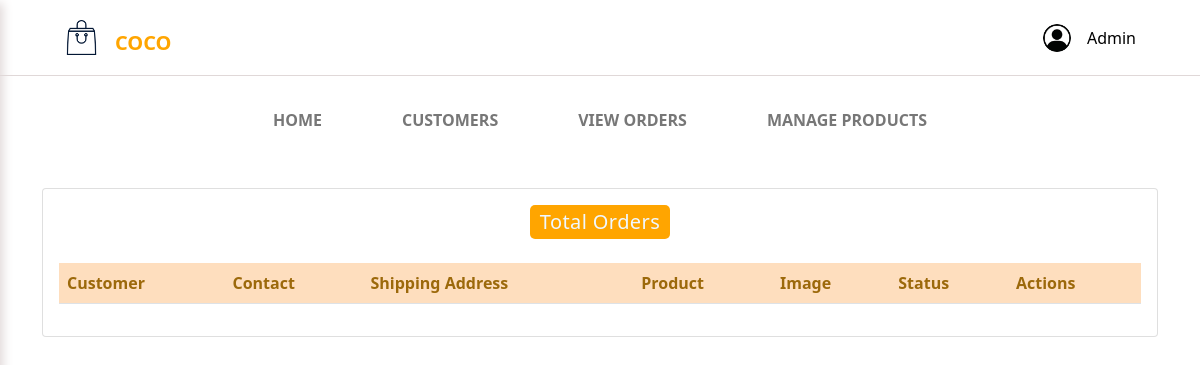
The app's page /admin-view-booking (signed in), older data.
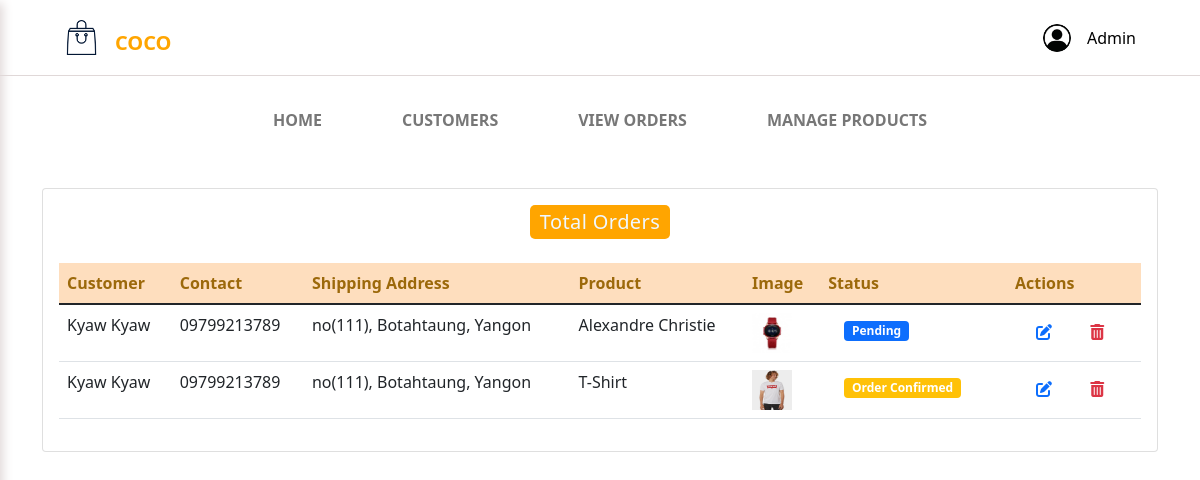
The same page, newer data.
### ecom/models.py (models this page shows, shortened)
class Customer(models.Model):
    user=models.OneToOneField(User,on_delete=models.CASCADE)
    profile_pic= models.ImageField(upload_to='profile_pic/CustomerProfilePic/',null=True,blank=True)
    address = models.CharField(max_length=40)
    mobile = models.CharField(max_length=20,null=False)
    @property
    def get_name(self):
        return self.user.first_name+" "+self.user.last_name

class Orders(models.Model):
    STATUS =(
        ('Pending','Pending'),
        ('Order Confirmed','Order Confirmed'),
        ('Out for Delivery','Out for Delivery'),
        ('Delivered','Delivered'),
    )
    customer=models.ForeignKey('Customer', on_delete=models.CASCADE,null=True)
    product=models.ForeignKey('Product',on_delete=models.CASCADE,null=True)
    email = models.CharField(max_length=50,null=True)
    address = models.CharField(max_length=500,null=True)
    mobile = models.CharField(max_length=20,null=True)
    order_date= models.DateField(auto_now_add=True,null=True)
    status=models.CharField(max_length=50,null=True,choices=STATUS)

class Product(models.Model):
    name=models.CharField(max_length=40)
    product_image= models.ImageField(upload_to='product_image/',null=True,blank=True)
    category= models.ForeignKey(Category,on_delete=models.CASCADE,default=True,null=False)
    price = models.PositiveIntegerField()
    description=models.CharField(max_length=40)
    quantity = models.PositiveIntegerField()
    size_variant = models.ManyToManyField(SizeVariant , blank=True)

### ecom/views.py (the view)
# urls.py: path('admin-view-booking', views.admin_view_booking_view,name='admin-view-booking'),
@login_required(login_url='adminlogin')
def admin_view_booking_view(request):
    orders=models.Orders.objects.all()
    ordered_products=[]
    ordered_bys=[]
    for order in orders:
        ordered_product=models.Product.objects.all().filter(id=order.product.id)
        ordered_by=models.Customer.objects.all().filter(id = order.customer.id)
        ordered_products.append(ordered_product)
        ordered_bys.append(ordered_by)
    return render(request,'ecom/admin_view_booking.html',{'data':zip(ordered_products,ordered_bys,orders)})

### templates/ecom/admin_view_booking.html (shortened to what this page needs)
{% extends 'ecom/admin_base.html' %}
{% load static %}
{% block content %}
<br>
<div class="container" >
  <div class="card table-cards">
    <h5 class="mx-auto title mt-3">Total Orders</h5>
    <div class="card-body table-responsive-lg">
      <table class="table table-hover">
        <thead style="background-color: #fedebe; color: rgb(156, 105, 11)">
          <tr>
            <th>Customer</th>
            <th>Contact</th>
            <th>Shipping Address</th>
            <th>Product</th>
            <th>Image</th>
            <th>Status</th>
            <th>Actions</th>
          </tr>
        </thead>
        <tbody>
          {% for product,customer,order in data %}
          <tr>
            {% for c in customer %}
            <td> {{c.get_name}}</td>
            <td>{{c.mobile}}</td>
            <td>{{order.address}}</td>
            {% endfor %}
            {% for p in product %}
            <td> {{p.name}}</td>
            <td><img src="{% static p.product_image.url %}" alt="Profile Pic" height="40px" width="40px" /></td>
            {% if order.status == 'Pending'%}
            <td><span class="badge bg-primary mt-2 mx-3">{{order.status}}</span></td>
            {% elif order.status == 'Delivered' %}
            <td><span class="badge bg-success mt-2 mx-3">{{order.status}}</span></td>
            {% elif order.status == 'Out for Delivery' %}
            <td><span class="badge bg-danger mt-2 mx-3">{{order.status}}</span></td>
            {%else%}
            <td><span class="badge bg-warning mt-2 mx-3">{{order.status}}</span></td>
            {%endif%}
            <td><a href="{% url 'update-order' order.id  %}" class="btn mx-lg-2"><i class="fas fa-edit text-primary"></i></a> <a href="{% url 'delete-order' order.id  %}" class="btn"><i class="fas fa-trash-alt text-danger"></i></a></td></td>
            {% endfor %}
          </tr>
          {% endfor %}
        </tbody>
      </table>
    </div>
  </div>
</div>
{% endblock content %}

Row changes from the older to the newer data that the page shows:
added Orders: address "no(111), Botahtaung, Yangon", status "Pending"
added Customer: get_name "Kyaw Kyaw", mobile "09799213789"
now on this page (row unchanged): Product: name "Alexandre Christie", product_image (picture)
added Orders: address "no(111), Botahtaung, Yangon", status "Order Confirmed"
now on this page (row unchanged): Product: name "T-Shirt", product_image (picture)
